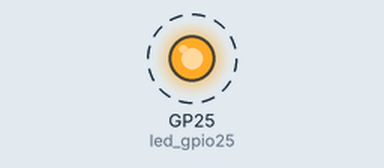
A program run on a simulated Raspberry Pi Pico running MicroPython. Parts: output pins drawn as LEDs (lit = HIGH). Dashed ring = blinking. What the program prints to the serial console is not drawn.

Above: at 0.5 s.
Timing chart, 0 to 4.6 s (numbered marks = the images above):
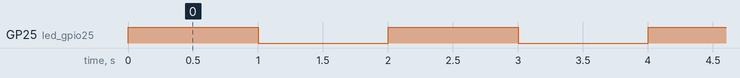

The program:

blink.py
```python
from machine import Pin
from time import sleep
led_gpio25 = Pin(25, Pin.OUT)
while True:
    led_gpio25.value(1)
    print("ON")
    sleep(1)
    led_gpio25.value(0)
    print("OFF")
    sleep(1)
    
```

Measured:
- by itself, GP25 (led_gpio25): alternates HIGH for 1.0 s and LOW for 1.0 s
